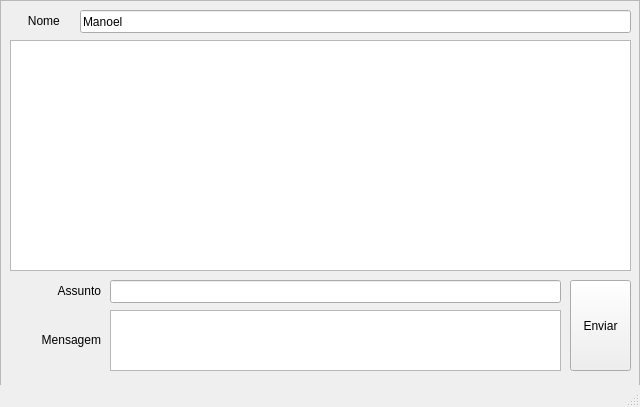
<?xml version="1.0" encoding="UTF-8"?>
<ui version="4.0">
 <class>ClientWindow</class>
 <widget class="QMainWindow" name="ClientWindow">
  <property name="geometry">
   <rect>
    <x>0</x>
    <y>0</y>
    <width>640</width>
    <height>407</height>
   </rect>
  </property>
  <property name="windowTitle">
   <string>Python Chat Client</string>
  </property>
  <widget class="QWidget" name="centralwidget">
   <property name="locale">
    <locale language="Portuguese" country="Brazil"/>
   </property>
   <widget class="QFrame" name="frame">
    <property name="geometry">
     <rect>
      <x>0</x>
      <y>0</y>
      <width>640</width>
      <height>400</height>
     </rect>
    </property>
    <property name="sizePolicy">
     <sizepolicy hsizetype="Maximum" vsizetype="Maximum">
      <horstretch>1</horstretch>
      <verstretch>0</verstretch>
     </sizepolicy>
    </property>
    <property name="frameShape">
     <enum>QFrame::StyledPanel</enum>
    </property>
    <property name="frameShadow">
     <enum>QFrame::Raised</enum>
    </property>
    <widget class="QLabel" name="subject_label">
     <property name="geometry">
      <rect>
       <x>10</x>
       <y>280</y>
       <width>91</width>
       <height>21</height>
      </rect>
     </property>
     <property name="styleSheet">
      <string notr="true">font: 12pt &quot;Sans Serif&quot;;</string>
     </property>
     <property name="text">
      <string>Assunto</string>
     </property>
     <property name="alignment">
      <set>Qt::AlignRight|Qt::AlignTrailing|Qt::AlignVCenter</set>
     </property>
    </widget>
    <widget class="QLabel" name="message_label">
     <property name="geometry">
      <rect>
       <x>10</x>
       <y>309</y>
       <width>91</width>
       <height>61</height>
      </rect>
     </property>
     <property name="styleSheet">
      <string notr="true">font: 12pt &quot;Sans Serif&quot;;</string>
     </property>
     <property name="text">
      <string>Mensagem</string>
     </property>
     <property name="alignment">
      <set>Qt::AlignRight|Qt::AlignTrailing|Qt::AlignVCenter</set>
     </property>
    </widget>
    <widget class="QLabel" name="nome_label">
     <property name="geometry">
      <rect>
       <x>10</x>
       <y>10</y>
       <width>71</width>
       <height>21</height>
      </rect>
     </property>
     <property name="styleSheet">
      <string notr="true">font: 12pt &quot;Sans Serif&quot;;</string>
     </property>
     <property name="text">
      <string>Nome </string>
     </property>
     <property name="alignment">
      <set>Qt::AlignCenter</set>
     </property>
    </widget>
    <widget class="QLineEdit" name="name_text">
     <property name="geometry">
      <rect>
       <x>80</x>
       <y>10</y>
       <width>551</width>
       <height>23</height>
      </rect>
     </property>
     <property name="text">
      <string>Manoel</string>
     </property>
    </widget>
    <widget class="QLineEdit" name="subject_text">
     <property name="geometry">
      <rect>
       <x>110</x>
       <y>280</y>
       <width>451</width>
       <height>23</height>
      </rect>
     </property>
    </widget>
    <widget class="QPlainTextEdit" name="message_text">
     <property name="geometry">
      <rect>
       <x>110</x>
       <y>310</y>
       <width>451</width>
       <height>61</height>
      </rect>
     </property>
    </widget>
    <widget class="QPushButton" name="send_button">
     <property name="geometry">
      <rect>
       <x>570</x>
       <y>280</y>
       <width>61</width>
       <height>91</height>
      </rect>
     </property>
     <property name="text">
      <string>Enviar</string>
     </property>
    </widget>
    <widget class="QTextBrowser" name="chat_text">
     <property name="geometry">
      <rect>
       <x>10</x>
       <y>40</y>
       <width>621</width>
       <height>231</height>
      </rect>
     </property>
    </widget>
   </widget>
  </widget>
  <widget class="QStatusBar" name="statusbar">
   <property name="enabled">
    <bool>true</bool>
   </property>
  </widget>
 </widget>
 <resources/>
 <connections/>
</ui>
